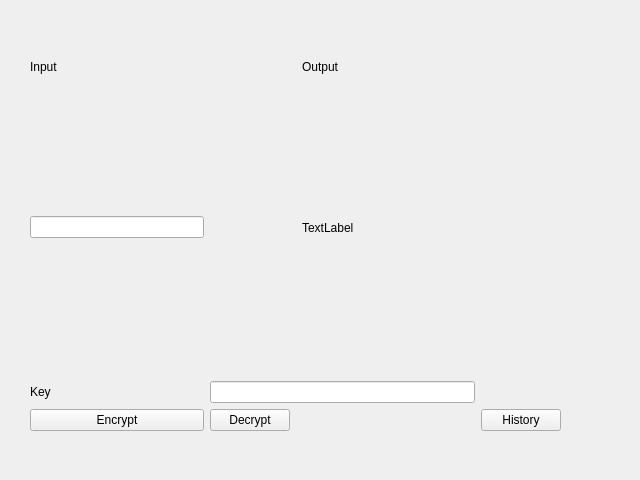
<?xml version="1.0" encoding="UTF-8"?>
<ui version="4.0">
 <class>Form</class>
 <widget class="QWidget" name="Form">
  <property name="geometry">
   <rect>
    <x>0</x>
    <y>0</y>
    <width>640</width>
    <height>480</height>
   </rect>
  </property>
  <property name="windowTitle">
   <string>Form</string>
  </property>
  <widget class="QWidget" name="formLayoutWidget">
   <property name="geometry">
    <rect>
     <x>30</x>
     <y>60</y>
     <width>531</width>
     <height>371</height>
    </rect>
   </property>
   <layout class="QFormLayout" name="formLayout">
    <item row="0" column="0" colspan="2">
     <layout class="QGridLayout" name="gridLayout">
      <item row="0" column="0">
       <widget class="QLabel" name="label">
        <property name="text">
         <string>Input</string>
        </property>
       </widget>
      </item>
      <item row="3" column="0">
       <widget class="QPushButton" name="pushButton_3">
        <property name="text">
         <string>Encrypt</string>
        </property>
       </widget>
      </item>
      <item row="1" column="1">
       <spacer name="verticalSpacer">
        <property name="orientation">
         <enum>Qt::Vertical</enum>
        </property>
        <property name="sizeHint" stdset="0">
         <size>
          <width>20</width>
          <height>40</height>
         </size>
        </property>
       </spacer>
      </item>
      <item row="3" column="1">
       <widget class="QPushButton" name="pushButton">
        <property name="text">
         <string>Decrypt</string>
        </property>
       </widget>
      </item>
      <item row="0" column="3">
       <widget class="QLabel" name="label_2">
        <property name="text">
         <string>Output</string>
        </property>
       </widget>
      </item>
      <item row="3" column="3">
       <spacer name="horizontalSpacer">
        <property name="orientation">
         <enum>Qt::Horizontal</enum>
        </property>
        <property name="sizeHint" stdset="0">
         <size>
          <width>40</width>
          <height>20</height>
         </size>
        </property>
       </spacer>
      </item>
      <item row="2" column="1" colspan="3">
       <widget class="QLineEdit" name="lineEdit_2"/>
      </item>
      <item row="1" column="0">
       <widget class="QLineEdit" name="lineEdit"/>
      </item>
      <item row="2" column="0">
       <widget class="QLabel" name="label_4">
        <property name="text">
         <string>Key</string>
        </property>
       </widget>
      </item>
      <item row="3" column="4">
       <widget class="QPushButton" name="pushButton_2">
        <property name="text">
         <string>History</string>
        </property>
       </widget>
      </item>
      <item row="1" column="3">
       <widget class="QLabel" name="label_3">
        <property name="text">
         <string>TextLabel</string>
        </property>
       </widget>
      </item>
     </layout>
    </item>
   </layout>
  </widget>
 </widget>
 <resources/>
 <connections/>
</ui>
